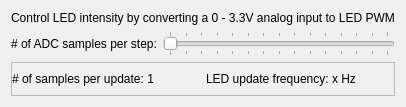
                  <widget class="QWidget" name="sync_analog_output_PWM_tab">
                   <property name="toolTip">
                    <string>Convert analog input voltage to LED PWM output</string>
                   </property>
                   <attribute name="title">
                    <string>Buffered - PWM</string>
                   </attribute>
                   <layout class="QGridLayout" name="gridLayout_32" rowstretch="0,0,10">
                    <item row="1" column="0">
                     <widget class="QLabel" name="sync_analog_output_PWM_avg_slider_label">
                      <property name="sizePolicy">
                       <sizepolicy hsizetype="Preferred" vsizetype="Ignored">
                        <horstretch>0</horstretch>
                        <verstretch>0</verstretch>
                       </sizepolicy>
                      </property>
                      <property name="toolTip">
                       <string>Set the number of individual reads to average to filter the input ADC.  Speed &lt;--&gt; Accuracy</string>
                      </property>
                      <property name="text">
                       <string># of ADC samples per step:</string>
                      </property>
                     </widget>
                    </item>
                    <item row="2" column="0" colspan="2" alignment="Qt::AlignTop">
                     <widget class="QFrame" name="sync_analog_output_PWM_avg_frame">
                      <property name="toolTip">
                       <string>Current number of ADC samples per step</string>
                      </property>
                      <property name="frameShape">
                       <enum>QFrame::StyledPanel</enum>
                      </property>
                      <property name="frameShadow">
                       <enum>QFrame::Raised</enum>
                      </property>
                      <layout class="QGridLayout" name="gridLayout_34" columnstretch="10,10">
                       <property name="leftMargin">
                        <number>0</number>
                       </property>
                       <property name="rightMargin">
                        <number>0</number>
                       </property>
                       <item row="0" column="0">
                        <widget class="QLabel" name="sync_analog_output_PWM_avg_num_label">
                         <property name="toolTip">
                          <string>The number of ADC samples averaged per LED update.</string>
                         </property>
                         <property name="text">
                          <string># of samples per update: 1</string>
                         </property>
                        </widget>
                       </item>
                       <item row="0" column="1">
                        <widget class="QLabel" name="sync_analog_output_PWM_avg_bandwidth_label">
                         <property name="toolTip">
                          <string>The frequency at which the LED intensity is updated.  The update frequency or 912 Hz will also be the PWM frequency, which ever is greater.</string>
                         </property>
                         <property name="text">
                          <string>LED update frequency: x Hz</string>
                         </property>
                        </widget>
                       </item>
                      </layout>
                     </widget>
                    </item>
                    <item row="0" column="0" colspan="2">
                     <widget class="QLabel" name="sync_analog_output_PWM_label">
                      <property name="toolTip">
                       <string>LED current will be set to the configured current limit for the LED.</string>
                      </property>
                      <property name="text">
                       <string>Control LED intensity by converting a 0 - 3.3V analog input to LED PWM</string>
                      </property>
                      <property name="wordWrap">
                       <bool>false</bool>
                      </property>
                     </widget>
                    </item>
                    <item row="1" column="1">
                     <widget class="QSlider" name="sync_analog_output_PWM_avg_slider">
                      <property name="toolTip">
                       <string>Set the number of individual reads to average to filter the input ADC.  Speed &lt;--&gt; Accuracy</string>
                      </property>
                      <property name="minimum">
                       <number>1</number>
                      </property>
                      <property name="maximum">
                       <number>15</number>
                      </property>
                      <property name="singleStep">
                       <number>0</number>
                      </property>
                      <property name="pageStep">
                       <number>1</number>
                      </property>
                      <property name="value">
                       <number>1</number>
                      </property>
                      <property name="orientation">
                       <enum>Qt::Horizontal</enum>
                      </property>
                      <property name="tickPosition">
                       <enum>QSlider::TicksBothSides</enum>
                      </property>
                      <property name="tickInterval">
                       <number>1</number>
                      </property>
                     </widget>
                    </item>
                   </layout>
                  </widget>
